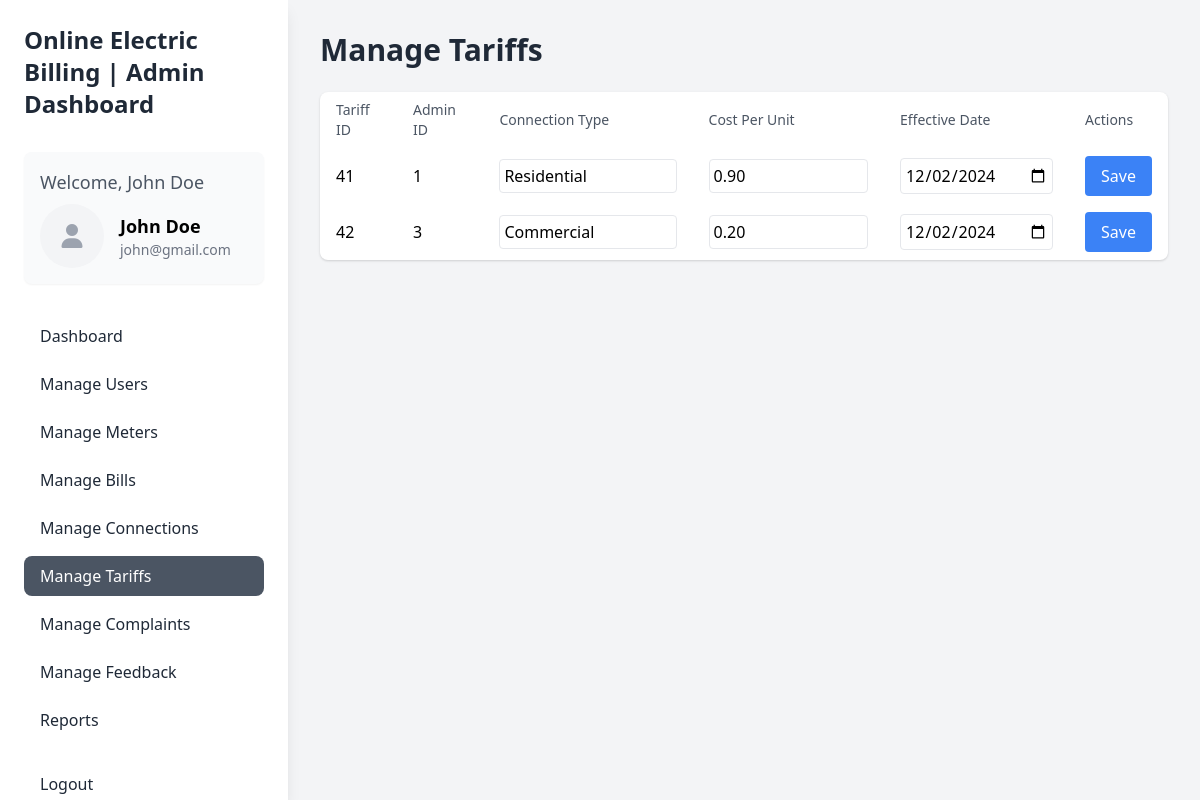
The app's page /admin/tariffs.php (signed in) with its own data.
### tables this page shows
CREATE TABLE `tariffs` (
  `tariff_id` int(11) NOT NULL,
  `admin_id` int(11) NOT NULL,
  `connection_type` enum('Residential','Commercial') NOT NULL,
  `cost_per_unit` decimal(5,2) NOT NULL,
  `effective_date` date NOT NULL
);

### admin/tariffs.php (the view, shortened to what this page needs)
<?php
include '../database.php';
$tariffsQuery = "SELECT * FROM tariffs";
$tariffsResult = $conn->query($tariffsQuery);
?>
<!DOCTYPE html>
<html lang="en">
<head>
  <link href="https://cdn.jsdelivr.net/npm/tailwindcss@2.0.0/dist/tailwind.min.css" rel="stylesheet">
  <link rel="stylesheet" href="https://cdnjs.cloudflare.com/ajax/libs/font-awesome/6.7.1/css/all.min.css">
</head>
<body class="bg-gray-100">
  <div class="min-h-screen flex">
    <div class="bg-white text-black p-6 shadow-lg w-72 fixed h-full">
      <h2 class="text-2xl font-semibold text-gray-800 mb-8">Online Electric Billing | Admin Dashboard</h2>
      <div class="p-4 bg-gray-50 rounded-lg shadow-sm mb-8">
        <p class="text-lg text-gray-600 mb-2">Welcome, <?= htmlspecialchars($_SESSION['name']); ?></p>
        <div class="flex items-center space-x-4">
          <span class="w-16 h-16 rounded-full overflow-hidden bg-gray-100 flex items-center justify-center">
            <i class="fa-solid fa-user text-2xl text-gray-400"></i>
          </span>
          <div>
            <p class="font-semibold text-lg"><?= htmlspecialchars($_SESSION['name']); ?></p>
            <p class="text-sm text-gray-500"><?= htmlspecialchars($_SESSION['email']); ?></p>
          </div>
        </div>
      </div>
      <ul>
        <li><a href="admin.php" class="block px-4 py-2 mb-2 rounded-lg text-gray-800 hover:bg-gray-700 transition duration-200">Dashboard</a></li>
        <li><a href="users.php" class="block px-4 py-2 mb-2 rounded-lg text-gray-800  hover:bg-gray-200 transition duration-200">Manage Users</a></li>
        <li><a href="meters.php" class="block px-4 py-2 mb-2 rounded-lg text-gray-800 hover:bg-gray-200">Manage Meters</a></li>
        <li><a href="bills.php" class="block px-4 py-2 mb-2 rounded-lg text-gray-800 hover:bg-gray-200 transition duration-200">Manage Bills</a></li>
        <li><a href="connections.php" class="block px-4 py-2 mb-2 rounded-lg text-gray-800 hover:bg-gray-200">Manage Connections</a></li>
        <li><a href="tariffs.php" class="block px-4 py-2 mb-2 rounded-lg text-white bg-gray-600  hover:bg-gray-200 transition duration-200">Manage Tariffs</a></li>
        <li><a href="complaints.php" class="block px-4 py-2 mb-2 rounded-lg text-gray-800 hover:bg-gray-200 transition duration-200">Manage Complaints</a></li>
        <li><a href="feedback.php" class="block px-4 py-2 mb-2 rounded-lg text-gray-800 hover:bg-gray-200 transition duration-200">Manage Feedback</a></li>
        <li><a href="reports.php" class="block px-4 py-2 mb-2 rounded-lg text-gray-800 hover:bg-gray-200 transition duration-200">Reports</a></li>
        <li><a href="../logout.php" class="block px-4 py-2 mt-6 rounded-lg text-gray-800 hover:bg-gray-200 transition duration-200">Logout</a></li>
      </ul>
    </div>
    <div class="flex-1 p-8 pl-80">
      <h1 class="text-3xl font-semibold text-gray-800 mb-6">Manage Tariffs</h1>
      <table class="min-w-full bg-white shadow rounded-lg">
        <thead>
          <tr>
            <th class="px-4 py-2 text-left text-sm font-medium text-gray-600">Tariff ID</th>
            <th class="px-4 py-2 text-left text-sm font-medium text-gray-600">Admin ID</th>
            <th class="px-4 py-2 text-left text-sm font-medium text-gray-600">Connection Type</th>
            <th class="px-4 py-2 text-left text-sm font-medium text-gray-600">Cost Per Unit</th>
            <th class="px-4 py-2 text-left text-sm font-medium text-gray-600">Effective Date</th>
            <th class="px-4 py-2 text-left text-sm font-medium text-gray-600">Actions</th>
          </tr>
        </thead>
        <tbody>
          <?php while ($tariff = $tariffsResult->fetch_assoc()): ?>
            <tr>
              <form method="POST" action="">
                <td class="px-4 py-2"><input type="hidden" name="tariff_id" value="<?= $tariff['tariff_id']; ?>"><?= $tariff['tariff_id']; ?></td>
                <td class="px-4 py-2"><?= $tariff['admin_id']; ?></td>
                <td class="px-4 py-2"><input type="text" name="connection_type" value="<?= htmlspecialchars($tariff['connection_type']); ?>" class="border rounded p-1 w-full"></td>
                <td class="px-4 py-2"><input type="number" step="0.01" name="cost_per_unit" value="<?= number_format($tariff['cost_per_unit'], 2); ?>" class="border rounded p-1 w-full"></td>
                <td class="px-4 py-2"><input type="date" name="effective_date" value="<?= $tariff['effective_date']; ?>" class="border rounded p-1 w-full"></td>
                <td class="px-4 py-2">
                  <button type="submit" name="edit_tariff" class="bg-blue-500 text-white px-4 py-2 rounded">Save</button>
                </td>
              </form>
            </tr>
          <?php endwhile; ?>
        </tbody>
      </table>
    </div>
  </div>
</body>
</html>

### records on screen
tariffs: tariff_id "41", admin "1", connection_type "Residential", cost_per_unit "0.90", effective_date "12/02/2024"
tariffs: tariff_id "42", admin "3", connection_type "Commercial", cost_per_unit "0.20", effective_date "12/02/2024"

### other values on screen
$_SESSION['name'] "John Doe"
$_SESSION['email'] "john@gmail.com"
